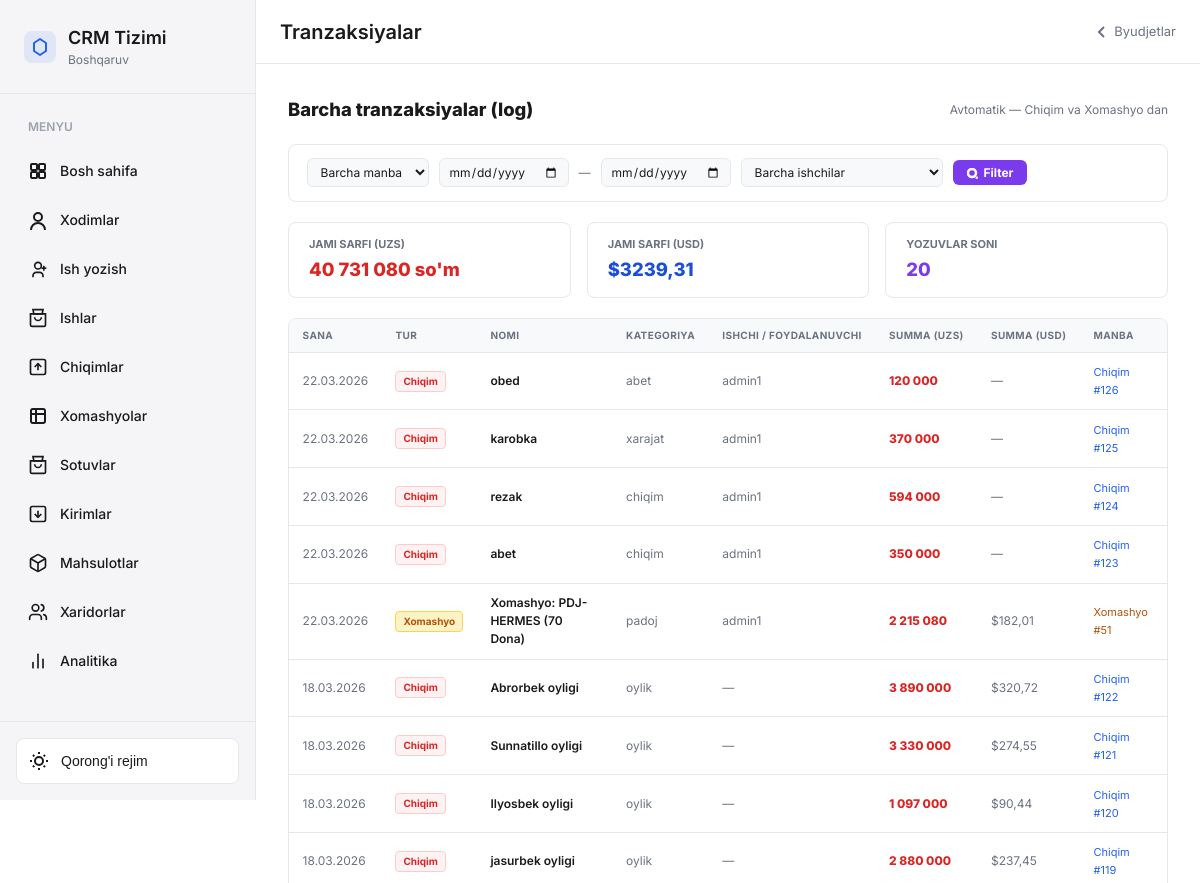
Before: /budget/tranzaksiyalar/ (signed in, upper part) with the older database file.
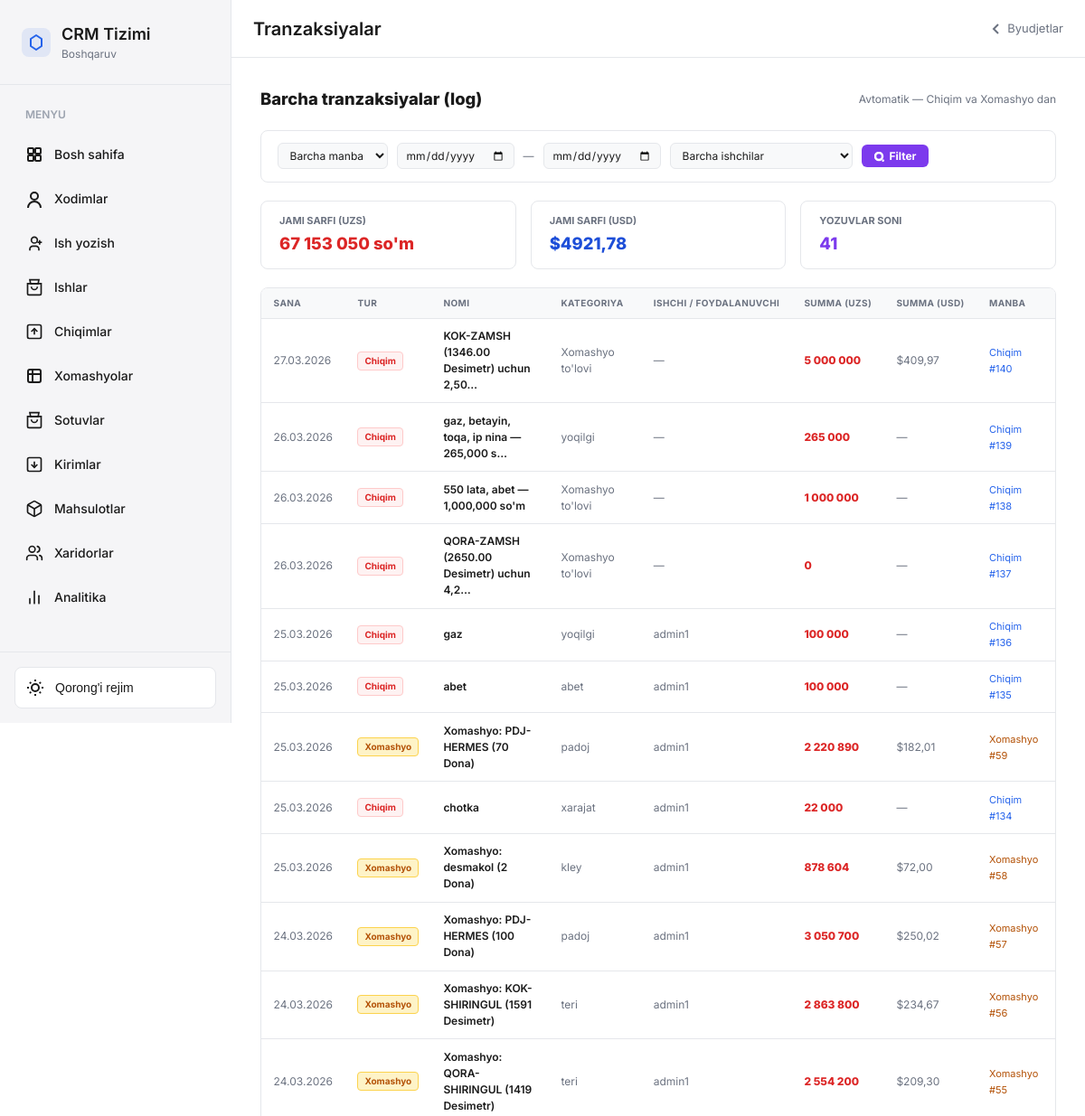
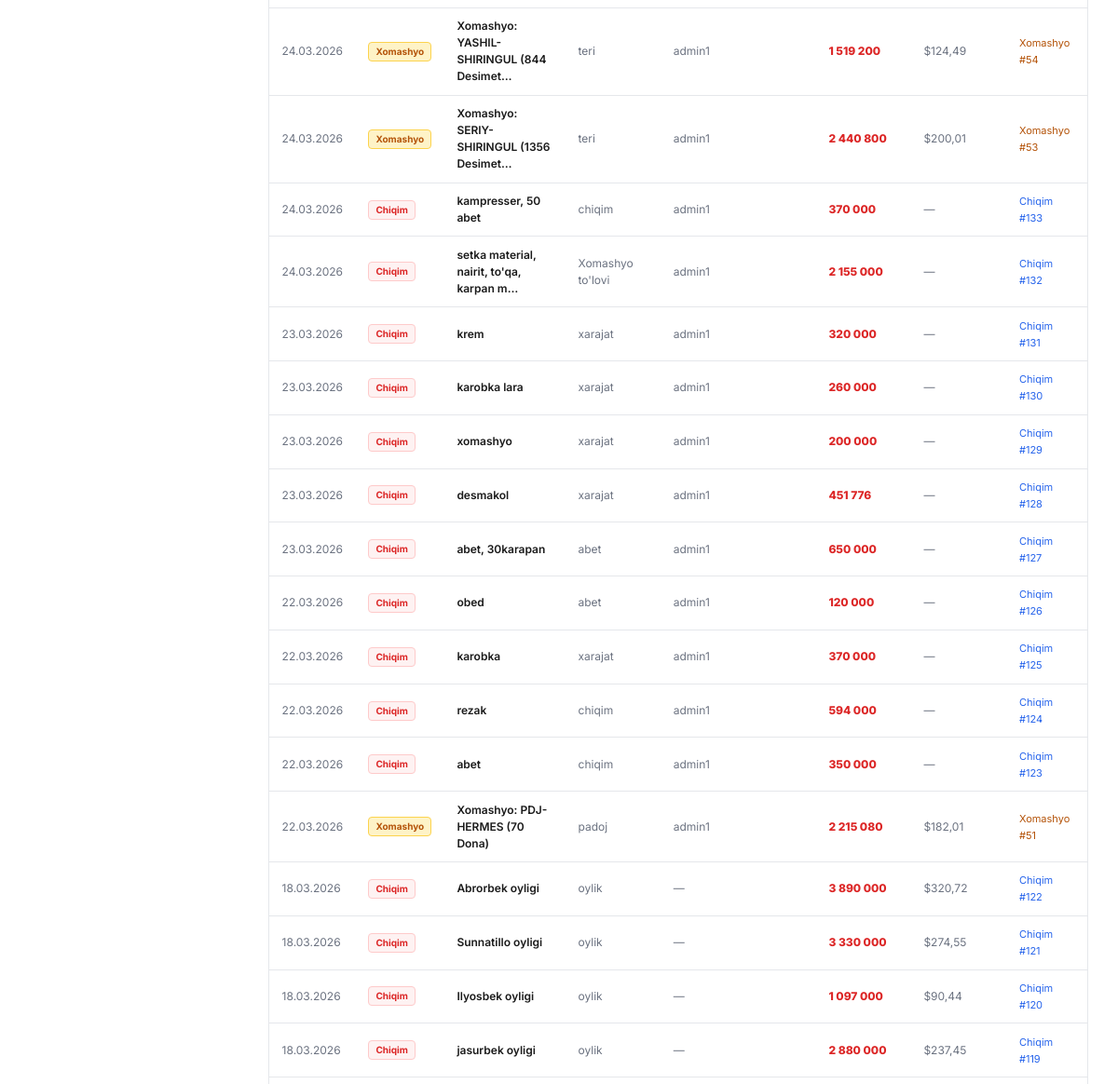
After: the same page with the newer database file (2 pictures, top to bottom).
### budget/models.py (models this page shows, shortened)
class Tranzaksiya(models.Model):
    MANBA = [
        ('chiqim',   'Chiqim'),
        ('xomashyo', 'Xomashyo xaridi'),
    ]
    manba = models.CharField(max_length=20, choices=MANBA, verbose_name="Manba")
    chiqim = models.OneToOneField(
        'crm.Chiqim', on_delete=models.CASCADE,
        null=True, blank=True, related_name='tranzaksiya',
        verbose_name="Chiqim"
    )
    xomashyo_harakat = models.OneToOneField(
        'xomashyo.XomashyoHarakat', on_delete=models.CASCADE,
        null=True, blank=True, related_name='tranzaksiya',
        verbose_name="Xomashyo harakati"
    )
    ishchi = models.ForeignKey(
        'crm.Ishchi', on_delete=models.SET_NULL,
        null=True, blank=True, related_name='tranzaksiyalar',
        verbose_name="Ishchi"
    )
    foydalanuvchi = models.ForeignKey(
        settings.AUTH_USER_MODEL, on_delete=models.SET_NULL,
        null=True, blank=True, verbose_name="Foydalanuvchi"
    )
    summa_uzs = models.DecimalField(max_digits=20, decimal_places=2, default=0)
    summa_usd = models.DecimalField(max_digits=20, decimal_places=4, default=0, null=True, blank=True)
    nomi      = models.CharField(max_length=500, verbose_name="Nomi/Tavsif")
    kategoriya = models.CharField(max_length=200, blank=True, verbose_name="Kategoriya")
    sana       = models.DateField(verbose_name="Sana",default=timezone.now())
    created_at = models.DateTimeField(auto_now_add=True)
    class Meta:
        verbose_name        = "Tranzaksiya"
        verbose_name_plural = "Tranzaksiyalar"
        ordering            = ['-sana', '-created_at']
        indexes = [
            models.Index(fields=['sana']),
            models.Index(fields=['manba']),
            models.Index(fields=['kategoriya']),
        ]

### budget/views.py (the view)
# urls.py: path('tranzaksiyalar/',         views.TranzaksiyaListView.as_view(),  name='tranzaksiyalar'),
class TranzaksiyaListView(LoginRequiredMixin, ListView):
    model = Tranzaksiya
    template_name = 'budget/tranzaksiyalar.html'
    context_object_name = 'tranzaksiyalar'
    paginate_by = 50
    login_url = 'account_login'
    def get_queryset(self):
        qs = Tranzaksiya.objects.select_related(
            'ishchi',
            'chiqim__category',
            'xomashyo_harakat__xomashyo',
            'foydalanuvchi',
        ).order_by('-sana', '-created_at')
        manba = self.request.GET.get('manba', '')
        if manba:
            qs = qs.filter(manba=manba)
        date_from = self.request.GET.get('date_from', '')
        date_to   = self.request.GET.get('date_to', '')
        if date_from:
            qs = qs.filter(sana__gte=date_from)
        if date_to:
            qs = qs.filter(sana__lte=date_to)
        ishchi_id = self.request.GET.get('ishchi', '')
        if ishchi_id and ishchi_id.isdigit():
            qs = qs.filter(ishchi_id=int(ishchi_id))
        return qs
    def get_context_data(self, **kwargs):
        ctx = super().get_context_data(**kwargs)
        filtered_qs = self.get_queryset()
        agg = filtered_qs.aggregate(
            jami_uzs=Sum('summa_uzs', default=Decimal('0')),
            jami_usd=Sum('summa_usd', default=Decimal('0')),
        )
        ctx['jami_uzs']     = agg['jami_uzs'] or 0
        ctx['jami_usd']     = agg['jami_usd'] or 0
        ctx['manba_filter'] = self.request.GET.get('manba', '')
        ctx['date_from']    = self.request.GET.get('date_from', '')
        ctx['date_to']      = self.request.GET.get('date_to', '')
        ctx['ishchi_filter']= self.request.GET.get('ishchi', '')
        ctx['ishchilar']    = crm.Ishchi.objects.filter(is_active=True).order_by('ism')
        return ctx

### templates/budget/tranzaksiyalar.html (shortened to what the changed rows need)
{% extends 'base.html' %}
{% load humanize %}
{% block content %}
<div class="main-content">
    <main class="content"><div class="page">
        <div style="display:flex;align-items:center;justify-content:space-between;margin-bottom:1.25rem;flex-wrap:wrap;gap:8px;">
            <h2 style="font-size:1.15rem;font-weight:800;margin:0;">Barcha tranzaksiyalar (log)</h2>
        </div>
        <div class="summary-strip">
            <div class="sum-box">
                <div class="sum-label">Jami sarfi (UZS)</div>
                <div class="sum-value" style="color:#dc2626;">{{ jami_uzs|floatformat:0|intcomma }} so'm</div>
            </div>
            <div class="sum-box">
                <div class="sum-label">Jami sarfi (USD)</div>
                <div class="sum-value" style="color:#1d4ed8;">${{ jami_usd|floatformat:2 }}</div>
            </div>
            <div class="sum-box">
                <div class="sum-label">Yozuvlar soni</div>
                <div class="sum-value" style="color:#7c3aed;">{{ paginator.count }}</div>
            </div>
        </div>
        <div style="background:var(--bg-card);border:1px solid var(--border-color);border-radius:var(--radius);overflow:hidden;">
            <div style="overflow-x:auto;">
                <table class="bd-table">
                    <thead><tr>
                        <th>Sana</th>
                        <th>Tur</th>
                        <th>Nomi</th>
                        <th>Kategoriya</th>
                        <th>Ishchi / Foydalanuvchi</th>
                        <th>Summa (UZS)</th>
                        <th>Summa (USD)</th>
                        <th>Manba</th>
                    </tr></thead>
                    <tbody>
                    {% for t in tranzaksiyalar %}
                    <tr>
                        <td style="color:var(--text-secondary);white-space:nowrap;">{{ t.sana|date:"d.m.Y" }}</td>
                        <td>
                            {% if t.manba == 'chiqim' %}<span class="tag tag-c">Chiqim</span>
                            {% else %}<span class="tag tag-x">Xomashyo</span>{% endif %}
                        </td>
                        <td style="font-weight:600;max-width:220px;">{{ t.nomi|truncatechars:40 }}</td>
                        <td style="color:var(--text-secondary);">{{ t.kategoriya|default:"—" }}</td>
                        <td style="color:var(--text-secondary);">
                            {% if t.ishchi %}
                                <span style="font-weight:600;color:var(--text-primary);">{{ t.ishchi.ism }} {{ t.ishchi.familiya }}</span>
                            {% elif t.foydalanuvchi %}
                                {{ t.foydalanuvchi.get_full_name|default:t.foydalanuvchi.username }}
                            {% else %}—{% endif %}
                        </td>
                        <td style="font-weight:800;color:#dc2626;white-space:nowrap;">{{ t.summa_uzs|floatformat:0|intcomma }}</td>
                        <td style="color:#6b7280;">
                            {% if t.summa_usd %}${{ t.summa_usd|floatformat:2 }}{% else %}—{% endif %}
                        </td>
                        <td>
                            {% if t.chiqim %}
                                <a href="#" style="font-size:11px;color:var(--color-primary);text-decoration:none;">Chiqim #{{ t.chiqim_id }}</a>
                            {% elif t.xomashyo_harakat %}
                                <a href="#" style="font-size:11px;color:#b45309;text-decoration:none;">Xomashyo #{{ t.xomashyo_harakat_id }}</a>
                            {% endif %}
                        </td>
                    </tr>
                    {% empty %}
                    <tr><td colspan="8" style="text-align:center;padding:2rem;color:var(--text-secondary);">Tranzaksiyalar yo'q</td></tr>
                    {% endfor %}
                    </tbody>
                </table>
            </div>
        </div>
    </div></main>
</div>
{% endblock %}

Changed rows visible on the page:
added Tranzaksiya: sana "27.03.2026", manba "Chiqim", nomi "KOK-ZAMSH (1346.00 Desimetr) uchun 2,50…", kategoriya "Xomashyo to'lovi", summa_uzs "5 000 000", summa_usd "409,97", chiqim_id "140"
added Tranzaksiya: sana "26.03.2026", manba "Chiqim", nomi "gaz, betayin, toqa, ip nina — 265,000 s…", kategoriya "yoqilgi", summa_uzs "265 000", chiqim_id "139"
added Tranzaksiya: sana "26.03.2026", manba "Chiqim", nomi "550 lata, abet — 1,000,000 so'm", kategoriya "Xomashyo to'lovi", summa_uzs "1 000 000", chiqim_id "138"
added Tranzaksiya: sana "26.03.2026", manba "Chiqim", nomi "QORA-ZAMSH (2650.00 Desimetr) uchun 4,2…", kategoriya "Xomashyo to'lovi", summa_uzs "0", chiqim_id "137"
added Tranzaksiya: sana "25.03.2026", manba "Chiqim", nomi "gaz", kategoriya "yoqilgi", foydalanuvchi.get_full_name "admin1", summa_uzs "100 000", chiqim_id "136"
added Tranzaksiya: sana "25.03.2026", manba "Chiqim", nomi "abet", kategoriya "abet", foydalanuvchi.get_full_name "admin1", summa_uzs "100 000", chiqim_id "135"
added Tranzaksiya: sana "25.03.2026", manba "Xomashyo", nomi "Xomashyo: PDJ-HERMES (70 Dona)", kategoriya "padoj", foydalanuvchi.get_full_name "admin1", summa_uzs "2 220 890", summa_usd "182,01", xomashyo_harakat_id "59"
added Tranzaksiya: sana "25.03.2026", manba "Chiqim", nomi "chotka", kategoriya "xarajat", foydalanuvchi.get_full_name "admin1", summa_uzs "22 000", chiqim_id "134"
added Tranzaksiya: sana "25.03.2026", manba "Xomashyo", nomi "Xomashyo: desmakol (2 Dona)", kategoriya "kley", foydalanuvchi.get_full_name "admin1", summa_uzs "878 604", summa_usd "72,00", xomashyo_harakat_id "58"
added Tranzaksiya: sana "24.03.2026", manba "Xomashyo", nomi "Xomashyo: PDJ-HERMES (100 Dona)", kategoriya "padoj", foydalanuvchi.get_full_name "admin1", summa_uzs "3 050 700", summa_usd "250,02", xomashyo_harakat_id "57"
added Tranzaksiya: sana "24.03.2026", manba "Xomashyo", nomi "Xomashyo: KOK-SHIRINGUL (1591 Desimetr)", kategoriya "teri", foydalanuvchi.get_full_name "admin1", summa_uzs "2 863 800", summa_usd "234,67", xomashyo_harakat_id "56"
added Tranzaksiya: sana "24.03.2026", manba "Xomashyo", nomi "Xomashyo: QORA-SHIRINGUL (1419 Desimetr)", kategoriya "teri", foydalanuvchi.get_full_name "admin1", summa_uzs "2 554 200", summa_usd "209,30", xomashyo_harakat_id "55"
added Tranzaksiya: sana "24.03.2026", manba "Xomashyo", nomi "Xomashyo: YASHIL-SHIRINGUL (844 Desimet…", kategoriya "teri", foydalanuvchi.get_full_name "admin1", summa_uzs "1 519 200", summa_usd "124,49", xomashyo_harakat_id "54"
added Tranzaksiya: sana "24.03.2026", manba "Xomashyo", nomi "Xomashyo: SERIY-SHIRINGUL (1356 Desimet…", kategoriya "teri", foydalanuvchi.get_full_name "admin1", summa_uzs "2 440 800", summa_usd "200,01", xomashyo_harakat_id "53"
added Tranzaksiya: sana "24.03.2026", manba "Chiqim", nomi "kampresser, 50 abet", kategoriya "chiqim", foydalanuvchi.get_full_name "admin1", summa_uzs "370 000", chiqim_id "133"
added Tranzaksiya: sana "24.03.2026", manba "Chiqim", nomi "setka material, nairit, to'qa, karpan m…", kategoriya "Xomashyo to'lovi", foydalanuvchi.get_full_name "admin1", summa_uzs "2 155 000", chiqim_id "132"
added Tranzaksiya: sana "23.03.2026", manba "Chiqim", nomi "krem", kategoriya "xarajat", foydalanuvchi.get_full_name "admin1", summa_uzs "320 000", chiqim_id "131"
added Tranzaksiya: sana "23.03.2026", manba "Chiqim", nomi "karobka lara", kategoriya "xarajat", foydalanuvchi.get_full_name "admin1", summa_uzs "260 000", chiqim_id "130"
added Tranzaksiya: sana "23.03.2026", manba "Chiqim", nomi "xomashyo", kategoriya "xarajat", foydalanuvchi.get_full_name "admin1", summa_uzs "200 000", chiqim_id "129"
added Tranzaksiya: sana "23.03.2026", manba "Chiqim", nomi "desmakol", kategoriya "xarajat", foydalanuvchi.get_full_name "admin1", summa_uzs "451 776", chiqim_id "128"
added Tranzaksiya: sana "23.03.2026", manba "Chiqim", nomi "abet, 30karapan", kategoriya "abet", foydalanuvchi.get_full_name "admin1", summa_uzs "650 000", chiqim_id "127"
Other visible differences:
{{ jami_uzs|floatformat:0|intcomma }}: "40 731 080" → "67 153 050"
{{ jami_usd|floatformat:2 }}: "3239,31" → "4921,78"
{{ paginator.count }}: "20" → "41"
